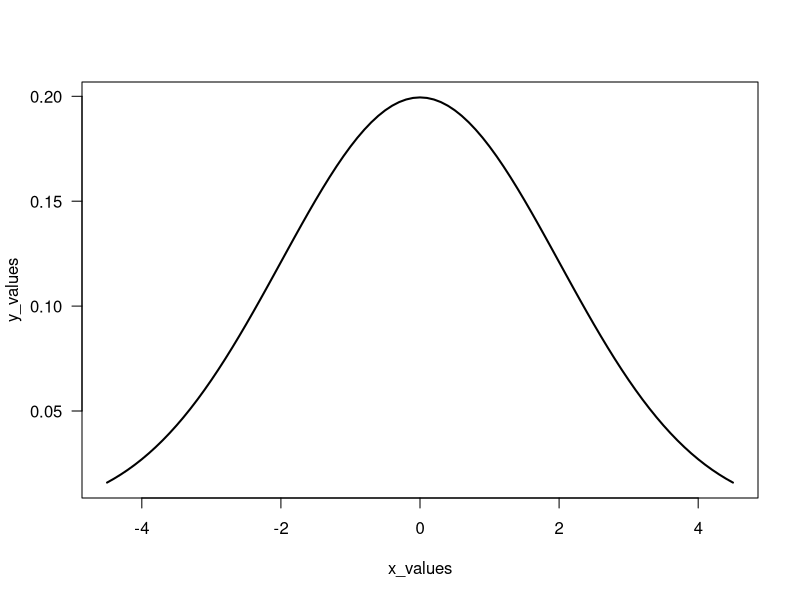
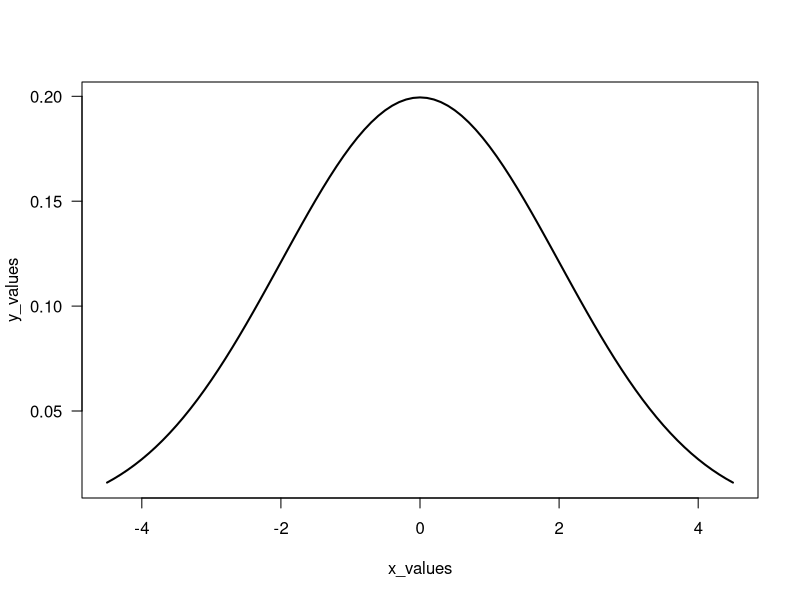
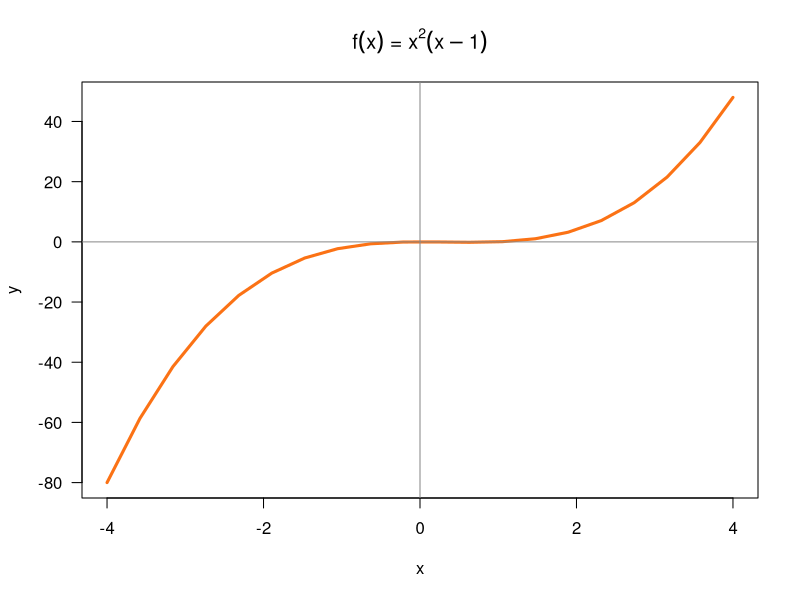

The R source for these figures, in order:
## ---- chunk 1
f <- function(x) {x^2}

## ---- chunk 2
# your function g()
g <- function(x) {2*x + 5}

## ---- chunk 3
f(2)
f(-5)

g(0)
g(-5/2)
## ---- chunk 4
# your function fog()
fog <- function(x){
  f(g(x))
}
## ---- chunk 5
# your function gof()
gof <- function(x){
  g(f(x))
}

## ---- chunk 6
fog(2)
fog(-5)

gof(0)
gof(-5/2)
## ---- chunk 7
# your pythagoras() function
pythagoras <- function(a, b) {sqrt(a^2 + b^2)}

## ---- chunk 8
# your test
pythagoras(3,4)

## ---- chunk 9
# your test
pythagoras2 <- function(a) {sqrt(a^2 + a^2)}
pythagoras2(5)

## ---- chunk 10
miles2kms <- function(x) {
  x * 1.6
}
## ---- chunk 11
miles <- c(1:9, seq(from = 10, to = 100, by = 10))
df <- data.frame("Miles" = miles, "Kms" = miles2kms(miles))
df
## ---- chunk 12
# your gallons2liters() function
gallons2liters <- function(x){
  x * 3.78541
}

## ---- chunk 13
# your liters2gallons() function
liters2gallons <- function(x){
  x/3.78541
}

## ---- chunk 14
liters <- c(1:9, seq(from = 10, to = 100, by = 10))
df2 <- data.frame("Liters" = liters, "Gallons" = liters2gallons(liters))
df2
## ---- chunk 15
# your code
seconds2years <- function(x){
  x/31536000
}

seconds2years(1000000000)

## ---- chunk 16
# your code
gaussian <- function(x, m, s){
  exp(1)^((-1/2) * ((x - m)/s)^2)/(s * sqrt(2 * pi))
}

gaussian(1, 0, 2)
## ---- chunk 17
# compare with dnorm()
dnorm(x = 1, mean = 0, sd = 2)
## ---- chunk 18
# you should get a plot like this one
x_values <- seq(from = -4.5, to = 4.5, by = 0.1)
y_values <- dnorm(x_values, mean = 0, sd = 2)
plot(x_values, y_values, las = 1, type = "l", lwd = 2)
## ---- chunk 19
# your code
x_values <- seq(from = -4.5, to = 4.5, by = 0.1)
y_values <- gaussian(x_values, 0, 2)
plot(x_values, y_values, las = 1, type = "l", lwd = 2)
## ---- chunk 20
poly1 <- function(x) {
  (x^2) * (x - 1)
}
## ---- chunk 21
# set of points
x <- seq(-4, 4, length.out = 20)
y <- poly1(x)

# graph polynomial
plot(x, y, type = 'l', lwd = 3, col = "#FB7215", las = 1)
abline(h = 0, v = 0, col = '#888888aa', lwd = 1.5)
title(main = expression(paste(f(x), ' = ', x^2, (x - 1))))
## ---- chunk 22
# your descriptive() function
descriptive <- function() {
  # fill in

}
## ---- chunk 23
choose(n = 5, k = 2)
## ---- chunk 24
factorial(4)
## ---- chunk 25
z <- 100*pi
# Fill in the following if-else statements. You may (or may not) 
# have to add or subtract else if or else statements.
if (TRUE) { # Replace TRUE with a condition.
  
} else if (TRUE) { # Replace TRUE with a condition.
  
} else {
  
}
## ---- chunk 26
y <- 1 # Change this value!

if (y > 0) {
  print("positive")
} else if (y < 0) {
  print("negative")
} else {
  print("zero?")
}
## ---- chunk 27
# Convert the day of the week into a number.
day <- "Tuesday" # Change this value!

if (day == 'Sunday') {
  num_day <- 1
} else {
  if (day == "Monday") {
    num_day <- 2
  } else {
    if (day == "Tuesday") {
      num_day <- 3
    } else {
      if (day == "Wednesday") {
        num_day <- 4
      } else {
        if (day == "Thursday") {
          num_day <- 5
        } else {
          if (day == "Friday") {
            num_day <- 6
          } else {
            if (day == "Saturday") {
              num_day <- 7
            }
          }
        }
      }
    }
  }
}


num_day
## ---- chunk 28
# Convert the day of the week into a number.
day <- "Tuesday" # Change this value!

if (day == 'Sunday') {
  num_day <- 1
} else if (day == "Monday") {
  num_day <- 2
} else if (day == "Tuesday") {
  num_day <- 3
} else if (day == "Wednesday") {
  num_day <- 4
} else if (day == "Thursday") {
  num_day <- 5
} else if (day == "Friday") {
  num_day <- 6
} else if (day == "Saturday") {
  num_day <- 7
}

num_day
## ---- chunk 29
# Convert the day of the week into a number.
day <- "Tuesday" # Change this value!

switch(day, # The expression to be evaluated.
  Sunday = 1,
  Monday = 2,
  Tuesday = 3,
  Wednesday = 4,
  Thursday = 5,
  Friday = 6,
  Saturday = 7,
  NA) # an (optional) default value if there are no matches
## ---- chunk 30
# Convert a number into a day of the week.
day_num <- 3 # Change this value!

switch(day_num,
  "Sunday",
  "Monday",
  "Tuesday",
  "Wednesday",
  "Thursday",
  "Friday",
  "Saturday")
